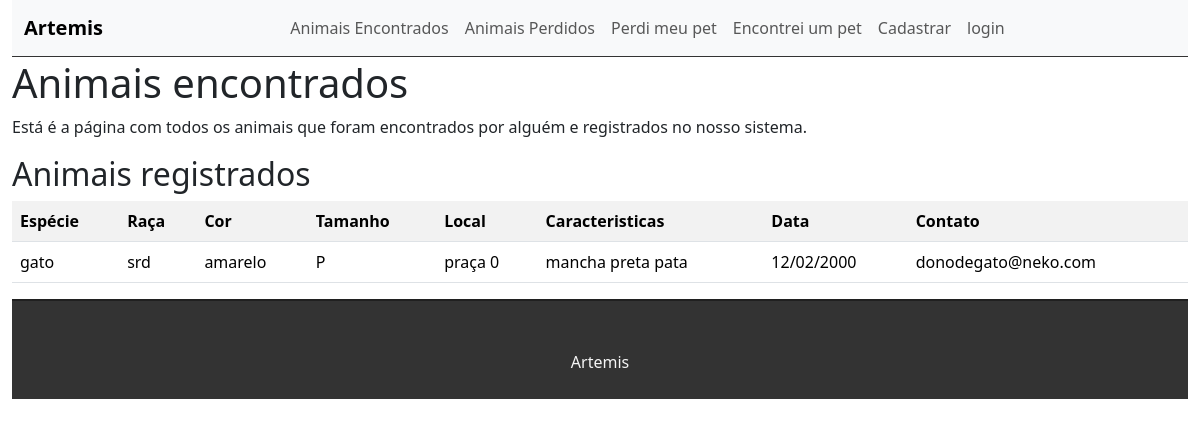
The app's page /listaEncontrados, older data.
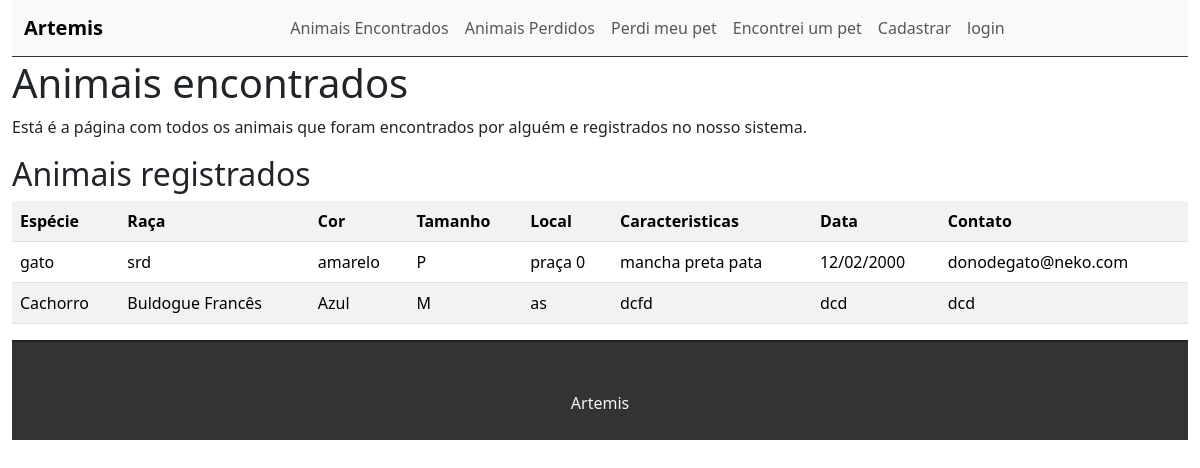
The same page, newer data.
### tasks/models.py (models this page shows)
class Encontrado(models.Model):
    especie = models.CharField(max_length=20, choices=especie)
    raca = models.CharField(max_length=20, choices=raca)
    cor = models.CharField(max_length=20, choices=cor)
    tamanho = models.CharField(max_length=1, choices = tamanho)
    localidade = models.CharField(max_length=20)
    caracteristica = models.CharField(max_length=20)
    tempo = models.CharField(max_length=20)
    contato = models.CharField(max_length=20)

### tasks/views.py (the view)
# urls.py: path('listaEncontrados', views.listaEncontrados, name='listaEncontrados'),
def listaEncontrados(request):
     encontrados = Encontrado.objects.all()
     return render(request, 'tasks/listaEncontrados.html', {'encontrados': encontrados})

### tasks/templates/tasks/listaEncontrados.html (shortened to what this page needs)
{% extends 'base.html' %}
{% block content %}
<h1> Animais encontrados </h1>
<p> Está é a página com todos os animais que foram encontrados por alguém e registrados no nosso sistema.
</p>
<h2>Animais registrados</h2>
<div class="table-responive">
    <table class="table table-striped">
        <tr>
            <th>Espécie</th>
            <th>Raça</th>
            <th>Cor</th>
            <th>Tamanho</th>
            <th>Local</th>
            <th>Caracteristicas</th>
            <th>Data</th>
            <th>Contato</th>
        </tr>
        {% for task in encontrados %}
        <tr>
            <td>{{task.especie}}</td>
            <td>{{task.raca}}</td>
            <td>{{task.cor}}</td>
            <td>{{task.tamanho}}</td>
            <td>{{task.localidade}}</td>
            <td>{{task.caracteristica}}</td>
            <td>{{task.tempo}}</td>
            <td>{{task.contato}}</td>
        </tr>
        {%endfor %}
    </table>
</div>
{% endblock %}

### tasks/templates/base.html (shortened to what this page needs)
{% load static %}
<!DOCTYPE html>
<html lang="pt">
<head>
    <link href="https://cdn.jsdelivr.net/npm/bootstrap@5.3.3/dist/css/bootstrap.min.css" rel="stylesheet">
    <link rel="stylesheet"  href="{% static 'css/style.css' %}">
</head>
<body>
   <div class="container-fluid">
        <nav class="navbar navbar-expand-lg bg-body-tertiary">
            <div class="container-fluid">
              <a class="navbar-brand" href="/">Artemis</a>
              <div class="collapse navbar-collapse" id="navbarSupportedContent">
                <ul class="navbar-nav">
                    <li class="nav-item">
                        <a class="nav-link" href="{% url 'listaEncontrados' %}">Animais Encontrados</a>
                    </li>
                    <li class="nav-item">
                        <a class="nav-link" href="{% url 'listaPerdidos' %}">Animais Perdidos</a>
                    </li>
                    <li class="nav-item">
                        <a class="nav-link" href="{% url 'perdido' %}">Perdi meu pet</a>
                    </li>
                    <li class="nav-item">
                        <a class="nav-link" href="{% url 'encontrado' %}">Encontrei um pet</a>
                    </li>
                    {% if request.user.is_authenticated %}
                        <li class="nav-item">
                            <form action="{% url 'logout' %}" method="post">
                                {% csrf_token %}
                                <button type="submit">Logout</button>
                            </form>
                        </li>
                    {% else %}
                    <li class="nav-item">
                        <a class="nav-link" href="{% url 'registroUsuario' %}">Cadastrar</a>
                    </li>
                        <li class="nav-item">
                            <a class="nav-link" href="{% url 'login' %}">login</a>
                        </li>
                    {% endif %}
                </ul>
            </div>
            </div>
          </nav>
        {% block content %}
        {% endblock %}
        <footer>
            <p>Artemis</p>
        </footer>
    </div>
</body>
</html>

### static/css/style.css (style rules this page uses)
.navbar { border-bottom: 1px solid #333; margin-bottom: 2px; }
.navbar-nav { margin: auto; }
.navbar-brand { font-weight: bold; }
footer { background-color: #333; height: 100px; border-top: 2px solid #202020; }
footer p { color: #f5f5f5; text-align: center; top: 50%; position: relative; }

Row changes from the older to the newer data that the page shows:
added Encontrado: especie "Cachorro", raca "Buldogue Francês", cor "Azul", tamanho "M", localidade "as", caracteristica "dcfd", tempo "dcd", contato "dcd"
